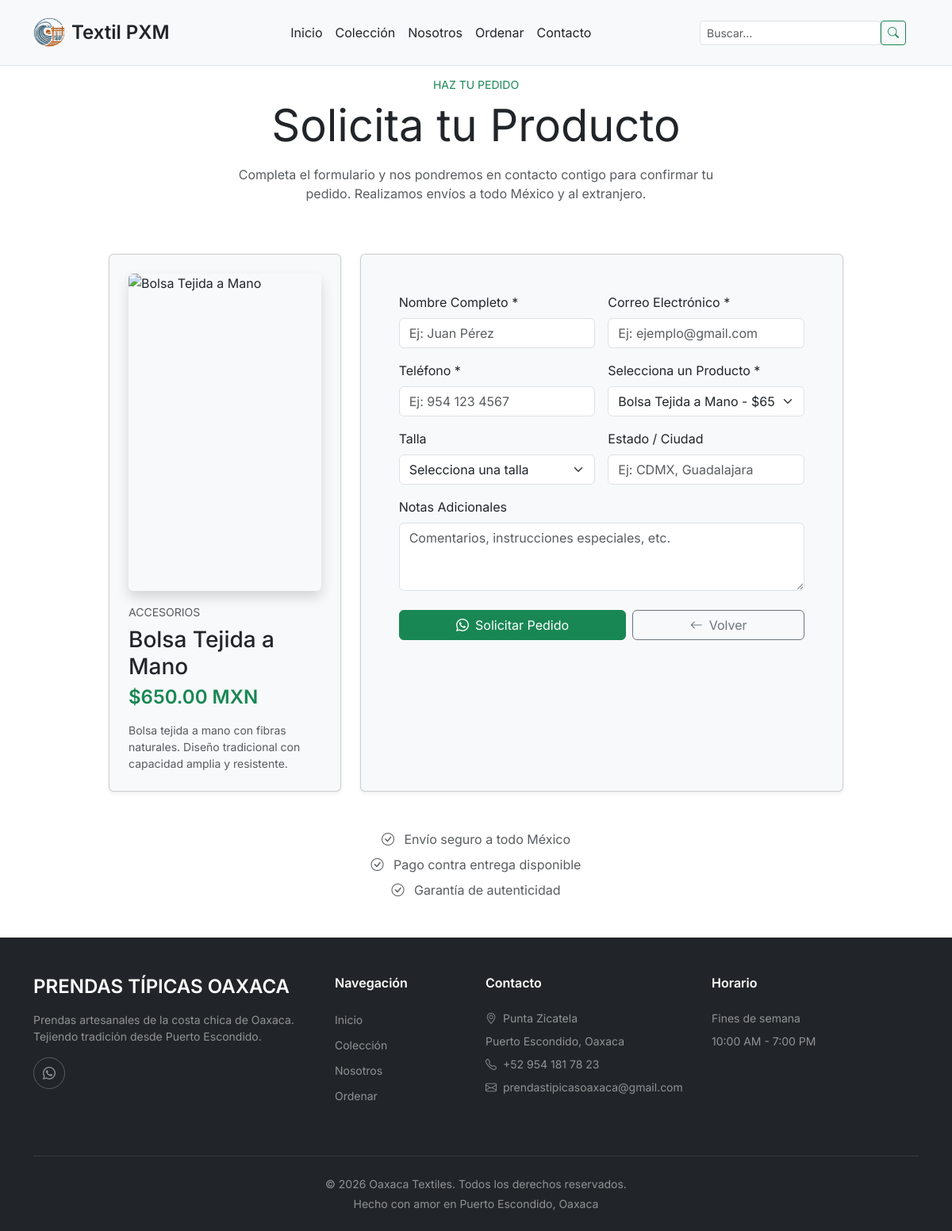
Page /ordenar?producto=31 on the committed database.
### tables this page shows
CREATE TABLE products (
    id INT AUTO_INCREMENT PRIMARY KEY,
    nombre VARCHAR(200) NOT NULL,
    descripcion TEXT,
    categoria VARCHAR(100) NOT NULL,
    precio DECIMAL(10, 2) NOT NULL,
    stock INT DEFAULT 0,
    imagen_url VARCHAR(500),
    activo TINYINT(1) DEFAULT 1,
    portada TINYINT(1) DEFAULT 0,
    tallas_disponibles VARCHAR(200) DEFAULT '',
    created_at TIMESTAMP DEFAULT CURRENT_TIMESTAMP,
    updated_at TIMESTAMP DEFAULT CURRENT_TIMESTAMP ON UPDATE CURRENT_TIMESTAMP,
    INDEX idx_categoria (categoria),
    INDEX idx_activo (activo),
    INDEX idx_portada (portada)
);

### app/controllers/Controller.php (called while the page is built, shortened)
<?php
class Controller {
    protected $view;
    protected $data = [];
    public function __construct() {
        $this->view = new View();
    }
    protected function render($view, $data = [], $layout = 'main') {
        $this->data = array_merge($this->data, $data);
        $this->view->render($view, $this->data, $layout);
    }
}

### app/controllers/HomeController.php (called while the page is built, shortened)
<?php
class HomeController extends Controller {
    private $productModel;
    public function __construct() {
        $this->productModel = new Product();
    }
    public function ordenar() {
        $productId = isset($_GET['producto']) ? (int)$_GET['producto'] : null;
        $selectedProduct = null;
        if ($productId) {
            $selectedProduct = $this->productModel->getById($productId);
        }
        $allProducts = $this->productModel->getActive();
        $data = [
            'page_title' => 'Solicitar Producto | Oaxaca Textiles',
            'selectedProduct' => $selectedProduct,
            'selectedProductId' => $productId,
            'allProducts' => $allProducts ?: []
        ];
        $this->render('ordenar/index', $data);
    }
}

### public/index.php (called while the page is built, shortened)
<?php
require_once __DIR__ . '/../config/Config.php';
$router = new Router();

### config/Config.php (called while the page is built, shortened)
<?php
spl_autoload_register(function($class) {
    $paths = [
        APP_PATH . '/controllers/',
        APP_PATH . '/models/',
        APP_PATH . '/views/',
        APP_PATH . '/',
    ];
    foreach ($paths as $path) {
        $file = $path . $class . '.php';
        if (file_exists($file)) {
            return;
        }
    }
});

### app/models/Model.php (called while the page is built, shortened)
<?php
class Model {
    protected $db;
    public function __construct() {
        try {
            $dsn = "mysql:host=" . DB_HOST . ";dbname=" . DB_NAME . ";charset=utf8mb4";
            $options = [
                PDO::ATTR_ERRMODE            => PDO::ERRMODE_EXCEPTION,
                PDO::ATTR_DEFAULT_FETCH_MODE => PDO::FETCH_ASSOC,
                PDO::ATTR_EMULATE_PREPARES   => false,
            ];
            $this->db = new PDO($dsn, DB_USER, DB_PASS, $options);
        } catch(PDOException $exception) {
            die("Error de conexión a la base de datos: " . $exception->getMessage());
        }
    }
    protected function query($sql, $params = []) {
        try {
            $stmt = $this->db->prepare($sql);
            $stmt->execute($params);
            return $stmt;
        } catch(PDOException $e) {
            die("Error en la consulta: " . $e->getMessage());
        }
    }
    protected function fetchOne($sql, $params = []) {
        $stmt = $this->query($sql, $params);
        return $stmt->fetch();
    }
    protected function fetchAll($sql, $params = []) {
        $stmt = $this->query($sql, $params);
        return $stmt->fetchAll();
    }
}

### app/models/Product.php (called while the page is built, shortened)
<?php
class Product extends Model {
    private $table = 'products';
    public function getActive() {
        $sql = "SELECT * FROM " . $this->table . " WHERE activo = 1 ORDER BY categoria, nombre";
        return $this->fetchAll($sql);
    }
    public function getById($id) {
        $sql = "SELECT * FROM " . $this->table . " WHERE id = ?";
        return $this->fetchOne($sql, [$id]);
    }
}

### app/views/ordenar/index.php (the view, shortened to what this page needs)
<?php
$selectedProduct = $selectedProduct ?? null;
$selectedProductId = $selectedProductId ?? null;
$allProducts = $allProducts ?? [];
?>
<div class="mt-5 pt-5" style="min-height: 70vh;">
    <div class="container">
        <div class="row justify-content-center">
            <div class="col-lg-10">
                <div class="row mb-5">
                    <div class="col-12 text-center">
                        <p class="small text-uppercase text-success mb-2">Haz tu Pedido</p>
                        <h2 class="display-4 fw-normal mb-3">Solicita tu Producto</h2>
                        <p class="text-muted mx-auto" style="max-width: 600px;">
                            Completa el formulario y nos pondremos en contacto contigo para confirmar tu pedido. Realizamos envíos a todo México y al extranjero.
                        </p>
                    </div>
                </div>
                <div class="row g-4 align-items-stretch">
                    <?php if ($selectedProduct): ?>
                        <div class="col-lg-4 d-flex">
                            <div class="card shadow-sm p-4 bg-light h-100 w-100">
                                <img src="<?php echo htmlspecialchars($selectedProduct['imagen_url'] ?: 'https://images.unsplash.com/photo-1594938298603-c8148c4dae35?q=80&w=800'); ?>"
                                     alt="<?php echo htmlspecialchars($selectedProduct['nombre']); ?>"
                                     class="product-preview-image rounded shadow mb-3"
                                     onerror="this.src='https://images.unsplash.com/photo-1594938298603-c8148c4dae35?q=80&w=800'">
                                <div class="small text-uppercase text-muted mb-2"><?php echo htmlspecialchars($selectedProduct['categoria']); ?></div>
                                <h3 class="h3 mb-2"><?php echo htmlspecialchars($selectedProduct['nombre']); ?></h3>
                                <p class="h4 fw-semibold text-success mb-3">$<?php echo number_format($selectedProduct['precio'], 2); ?> MXN</p>
                                <?php if (!empty($selectedProduct['descripcion'])): ?>
                                    <p class="text-muted small mb-0">
                                        <?php echo htmlspecialchars(mb_substr($selectedProduct['descripcion'], 0, 100)); ?>
                                    </p>
                                <?php endif; ?>
                            </div>
                        </div>
                    <?php endif; ?>
                    <div class="<?php echo $selectedProduct ? 'col-lg-8' : 'col-lg-12'; ?> d-flex">
                        <div class="card shadow-sm p-4 p-lg-5 bg-light h-100 w-100">
                            <form id="orderForm" onsubmit="return enviarWhatsApp(event)">
                                <div class="row g-3">
                                    <div class="col-md-6">
                                        <label class="form-label">Nombre Completo *</label>
                                        <input type="text" class="form-control" id="inputName" name="name" placeholder="Ej: Juan Pérez" required>
                                    </div>
                                    <div class="col-md-6">
                                        <label class="form-label">Correo Electrónico *</label>
                                        <input type="email" class="form-control" id="inputEmail" name="email" placeholder="Ej: ejemplo@gmail.com" required>
                                    </div>
                                    <div class="col-md-6">
                                        <label class="form-label">Teléfono *</label>
                                        <input type="tel" class="form-control" id="inputPhone" name="phone" placeholder="Ej: 954 123 4567" required>
                                    </div>
                                    <div class="col-md-6">
                                        <label class="form-label">Selecciona un Producto *</label>
                                        <select class="form-select" name="product" id="productSelect" required>
                                            <?php if (!empty($allProducts)): ?>
                                                <?php foreach ($allProducts as $prod): ?>
                                                    <option value="<?php echo $prod['id']; ?>"
                                                            data-nombre="<?php echo htmlspecialchars($prod['nombre']); ?>"
                                                            data-precio="<?php echo number_format($prod['precio'], 2); ?>"
                                                            <?php echo ($selectedProductId && $prod['id'] == $selectedProductId) ? 'selected' : ''; ?>>
                                                        <?php echo htmlspecialchars($prod['nombre']); ?> - $<?php echo number_format($prod['precio'], 2); ?> MXN
                                                    </option>
                                                <?php endforeach; ?>
                                            <?php endif; ?>
                                        </select>
                                    </div>
                                    <div class="col-md-6">
                                        <label class="form-label">Talla</label>
                                        <select class="form-select" id="inputSize" name="size">
                                            <option value="" selected disabled>Selecciona una talla</option>
                                        </select>
                                    </div>
                                    <div class="col-md-6">
                                        <label class="form-label">Estado / Ciudad</label>
                                        <input type="text" class="form-control" id="inputCity" name="city" placeholder="Ej: CDMX, Guadalajara">
                                    </div>
                                    <div class="col-12">
                                        <label class="form-label">Notas Adicionales</label>
                                        <textarea class="form-control" id="inputMessage" name="message" rows="3" placeholder="Comentarios, instrucciones especiales, etc."></textarea>
                                    </div>
                                    <div class="col-12 mt-4">
                                        <div class="d-flex flex-column flex-sm-row gap-2">
                                            <button type="submit" class="btn btn-success flex-sm-fill">
                                                <i class="bi bi-whatsapp me-2"></i>Solicitar Pedido
                                            </button>
                                            <a href="<?php echo $selectedProduct ? BASE_URL . '/producto/' . $selectedProduct['id'] : BASE_URL; ?>" class="btn btn-outline-secondary flex-sm-fill">
                                                <i class="bi bi-arrow-left me-2"></i>Volver
                                            </a>
                                        </div>
                                    </div>
                                </div>
                            </form>
                        </div>
                    </div>
                </div>
                <div class="row m-5">
                    <div class="col-12">
                        <div class="text-center text-muted">
                            <p class="mb-2"><i class="bi bi-check-circle me-2"></i> Envío seguro a todo México</p>
                            <p class="mb-2"><i class="bi bi-check-circle me-2"></i> Pago contra entrega disponible</p>
                            <p class="mb-0"><i class="bi bi-check-circle me-2"></i> Garantía de autenticidad</p>
                        </div>
                    </div>
                </div>
            </div>
        </div>
    </div>
</div>

### rows in the picture
products: categoria "ACCESORIOS", nombre "Bolsa Tejida a Mano", precio "650.00", descripcion "Bolsa tejida a mano con fibras naturales. Diseño tradicional con capacidad amplia y resistente."

### other values in the picture
getContent($navbarContent, 'brand', 'OAXACA TEXTILES') "Textil PXM"
getContent($footerContent, 'brand', 'OAXACA TEXTILES') "PRENDAS TÍPICAS OAXACA"
getContent($footerContent, 'description', '') "Prendas artesanales de la costa chica de Oaxaca. Tejiendo tradición desde Puerto Escondido."
getContent($footerContent, 'contact.title', 'Contacto') "Contacto"
getContent($footerContent, 'contact.address.street', '') "Punta Zicatela"
getContent($footerContent, 'contact.address.city', '') "Puerto Escondido, Oaxaca"
getContent($footerContent, 'contact.phone', '') "+52 954 181 78 23"
getContent($footerContent, 'contact.email', '') "prendastipicasoaxaca@gmail.com"
$scheduleTitle !== '' ? $scheduleTitle : 'Horario' "Horario"
$scheduleDays "Fines de semana"
$scheduleHours "10:00 AM - 7:00 PM"
form field product "Bolsa Tejida a Mano - $650.00 MXN"
